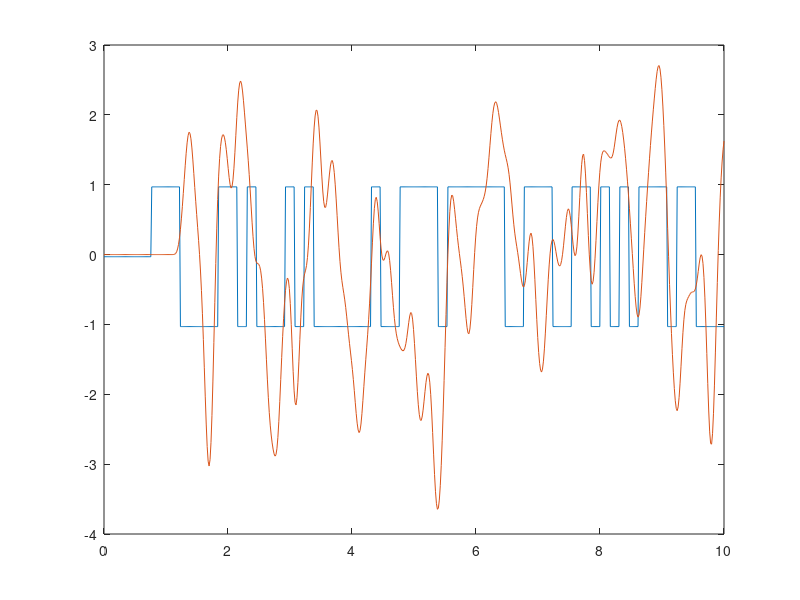

Reproduce this figure in MATLAB. (Note: this script raises an error after producing the figure.)
% Create an illustration of continuous psychophysics nulling of a flicker

pertubation = [0 0 0 0 0 sign(rand(1,60)-0.5)];
pertVec = [];
for ii = 1:length(pertubation)
    pertVec = [pertVec, repmat(pertubation(ii),1,10)];
end
pertVec = pertVec - mean(pertVec);

timebase = linspace(0,10,length(pertVec));

% Create a gamma kernel
g1 = gampdf(timebase*60,20,1);
g1 = circshift(g1,(length(pertVec)/10)*1);
g2 = gampdf(timebase*10,1.5,1);

pertNoiseVec = pertVec + (randn(size(pertVec)))*4;
pertNoiseVec = pertNoiseVec - mean(pertNoiseVec);

track = conv2(pertNoiseVec,g1);

figure
plot(timebase,pertVec);
hold on
plot(timebase,track(1:length(pertVec)));

% Create two log-normal Gausians
timeLin = linspace(-0.5,1.5,150);
timeLog = logspace(log10(2),log10(0.01),150);
signal = circshift(normpdf(timeLog,0.5,0.14),20)/20;
noise = randn(size(signal))/100;
noise = noise - mean(noise);

f1 = figure();
figuresize(200,400,'pt');
set(gcf,'color','w');


tiledlayout(2,1)
nexttile
plot(timeLin,signal,'-b');
hold on
plot(timeLin,signal+noise,'-k')
ylim([-0.05 0.2]);

signal = circshift(normpdf(timeLog,0.5,0.2),30)/20;
noise = randn(size(signal))/100;
noise = noise - mean(noise);
nexttile
plot(timeLin,signal,'-b');
hold on
plot(timeLin,signal+noise,'-k')
ylim([-0.05 0.2]);
